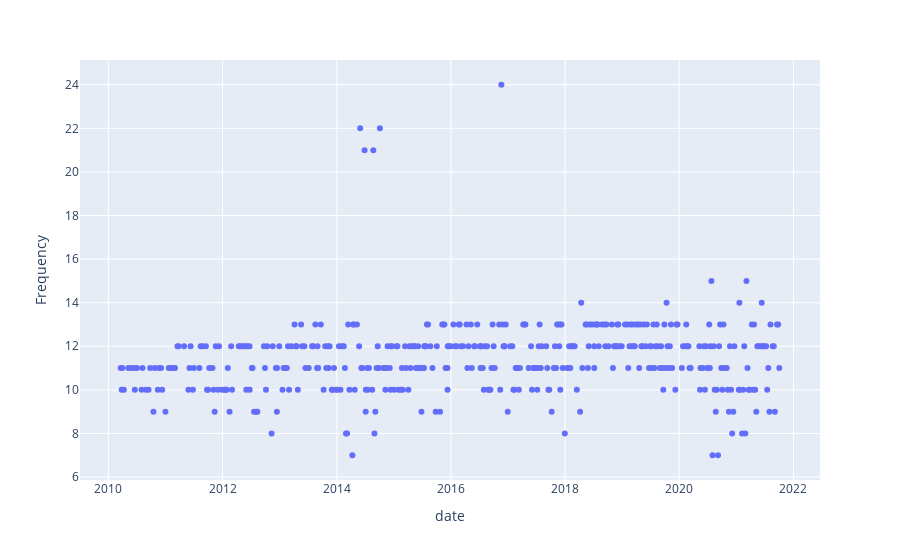

Here is the notebook cell this chart was saved with:
### Markdown cell above
Generally speaking, the frequency of fights per month in ufc is stable over the years. 

Even though I can see some outliers like november of 2016, which the number of fights were really hight with a 24 fights that month, when the mean of fights per month is 11.

### Code cell
master_df['date'] = pd.to_datetime(master_df['date'])
df = master_df.groupby('date', as_index=False).size()
fig = px.scatter(df, 
                 x="date",
                 y="size",
                 labels= {
                     "size": "Frequency"
                 })

print(df.describe())
fig.show()

### Figure 1 — Plotly figure (JSON) as saved in the notebook; plotly's stock layout.template omitted (floating-point values rounded to 4 significant figures; data arrays with more than 128 entries replaced by an {"elided": "..."} marker saying what was removed)
{"data": [{"hovertemplate": "date=%{x}<br>Frequency=%{y}<extra></extra>", "legendgroup": "", "marker": {"color": "#636efa", "symbol": "circle"}, "mode": "markers", "name": "", "orientation": "v", "showlegend": false, "type": "scatter", "x": {"elided": "428 str values"}, "xaxis": "x", "y": {"elided": "428 int values"}, "yaxis": "y"}], "layout": {"autosize": true, "legend": {"tracegroupgap": 0}, "margin": {"t": 60}, "xaxis": {"anchor": "y", "autorange": true, "domain": [0, 1], "range": ["2009-07-10 18:40:55.0278", "2022-06-12 05:19:04.9722"], "title": {"text": "date"}, "type": "date"}, "yaxis": {"anchor": "x", "autorange": true, "domain": [0, 1], "range": [5.684, 25.32], "title": {"text": "Frequency"}, "type": "linear"}}}
